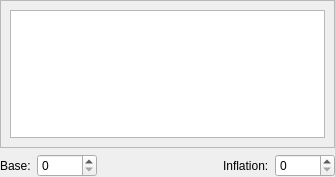
<?xml version="1.0" encoding="UTF-8"?>
<ui version="4.0">
 <class>PanelProgressionTable</class>
 <widget class="QWidget" name="PanelProgressionTable">
  <property name="geometry">
   <rect>
    <x>0</x>
    <y>0</y>
    <width>335</width>
    <height>177</height>
   </rect>
  </property>
  <property name="windowTitle">
   <string>Form</string>
  </property>
  <layout class="QGridLayout" name="gridLayout_2">
   <property name="leftMargin">
    <number>0</number>
   </property>
   <property name="topMargin">
    <number>0</number>
   </property>
   <property name="rightMargin">
    <number>0</number>
   </property>
   <property name="bottomMargin">
    <number>0</number>
   </property>
   <item row="0" column="0">
    <layout class="QGridLayout" name="gridLayout">
     <item row="0" column="0" colspan="5">
      <widget class="QScrollArea" name="scrollArea">
       <property name="widgetResizable">
        <bool>true</bool>
       </property>
       <widget class="QWidget" name="scrollAreaWidgetContents">
        <property name="geometry">
         <rect>
          <x>0</x>
          <y>0</y>
          <width>331</width>
          <height>141</height>
         </rect>
        </property>
        <layout class="QGridLayout" name="gridLayout_4">
         <item row="0" column="0">
          <widget class="QTableWidget" name="tableWidget">
           <property name="cursor" stdset="0">
            <cursorShape>PointingHandCursor</cursorShape>
           </property>
           <property name="editTriggers">
            <set>QAbstractItemView::AnyKeyPressed|QAbstractItemView::DoubleClicked|QAbstractItemView::EditKeyPressed|QAbstractItemView::SelectedClicked</set>
           </property>
          </widget>
         </item>
        </layout>
       </widget>
      </widget>
     </item>
     <item row="1" column="0">
      <widget class="QLabel" name="label_16">
       <property name="text">
        <string>Base:</string>
       </property>
      </widget>
     </item>
     <item row="1" column="1">
      <widget class="QSpinBox" name="spinBoxBase">
       <property name="maximumSize">
        <size>
         <width>60</width>
         <height>16777215</height>
        </size>
       </property>
       <property name="minimum">
        <number>0</number>
       </property>
       <property name="maximum">
        <number>999999999</number>
       </property>
      </widget>
     </item>
     <item row="1" column="2">
      <spacer name="horizontalSpacer">
       <property name="orientation">
        <enum>Qt::Horizontal</enum>
       </property>
       <property name="sizeHint" stdset="0">
        <size>
         <width>40</width>
         <height>20</height>
        </size>
       </property>
      </spacer>
     </item>
     <item row="1" column="3">
      <widget class="QLabel" name="label_17">
       <property name="text">
        <string>Inflation:</string>
       </property>
      </widget>
     </item>
     <item row="1" column="4">
      <widget class="QSpinBox" name="spinBoxInflation">
       <property name="maximumSize">
        <size>
         <width>60</width>
         <height>16777215</height>
        </size>
       </property>
       <property name="minimum">
        <number>0</number>
       </property>
       <property name="maximum">
        <number>999999999</number>
       </property>
      </widget>
     </item>
    </layout>
   </item>
  </layout>
 </widget>
 <resources/>
 <connections/>
</ui>
